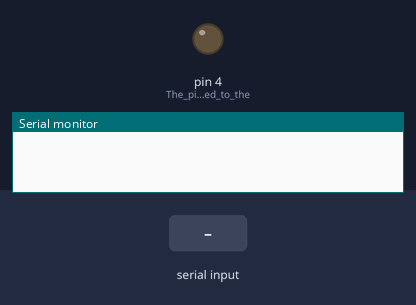
This sketch was run on a simulated Arduino Uno, built with avr-gcc and run on an emulated ATmega328P. Parts: output pins drawn as LEDs (lit = HIGH), the last lines printed to the serial monitor. The test bench sets the inputs (shaded band).

Above: at 1.2 s.
1.3 s: "1" received over Serial
At 2.4 s:
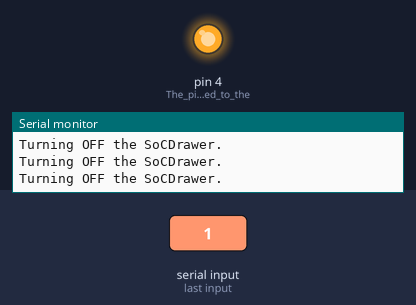
2.8 s: "0" received over Serial
At 3.9 s:
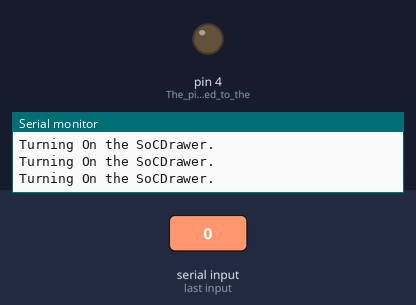
Timing chart, 0 to 5.8 s (numbered marks = the images above; inputs shaded):
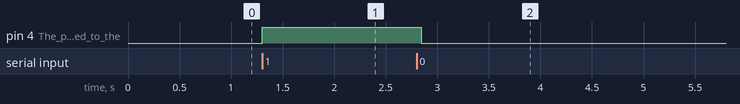

The sketch:

ATX_powerController.ino
```cpp
int power = 1;

void setup()
{
   Serial.begin(9600);
   while(!Serial) {
    //wait for serial connection
   }

    pinMode(4,OUTPUT); //The pin connected to the ATX Controller
 }

 void loop()
 {

   if(power==48)
   {
     Serial.println("Turning On the SoCDrawer.");
     digitalWrite(4,LOW);
   }

   if(power==49)
   {
      Serial.println("Turning OFF the SoCDrawer.");
      digitalWrite(4,HIGH);
   }

   if (Serial.available() > 0) {
     //Data exists at the Serial channel
     power = Serial.read();
     Serial.println(power);
   }

 }
```

Measured:
- after the input at 1.3 s, pin 4 (The_pin_connected_to_the): LOW → HIGH at once
- after the input at 2.8 s, pin 4 (The_pin_connected_to_the): HIGH → LOW at once
